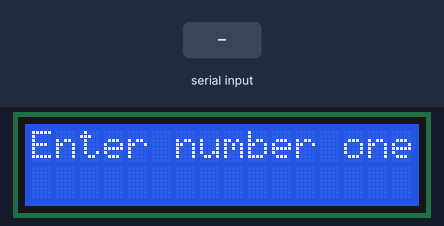
The sketch below on a simulated Arduino Uno, built with avr-gcc and run on an emulated ATmega328P. Shown: 16×2 character LCD. Inputs (shaded band) come from the test bench.

Above: at 1.2 s.
1.3 s: "90/45\n" received over Serial
At 2.6 s:
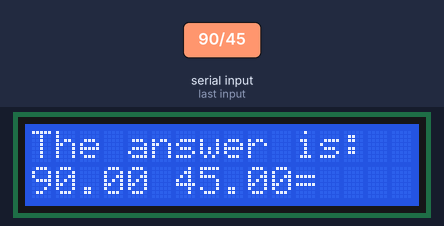
3.8 s: "0\n" received over Serial
At 6.56 s:
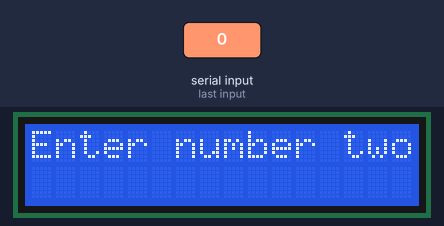
6.8 s: "30/150\n" received over Serial
At 9.0 s:
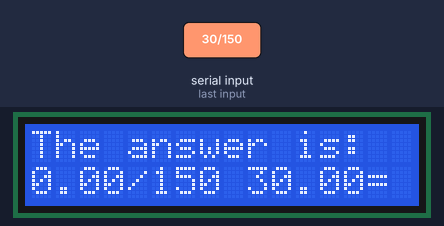
9.3 s: "5\n" received over Serial
At 12.06 s:
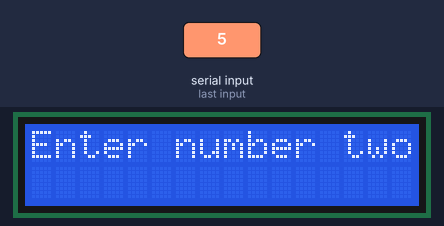
12.3 s: "1/90/45\n" received over Serial
At 14.5 s:
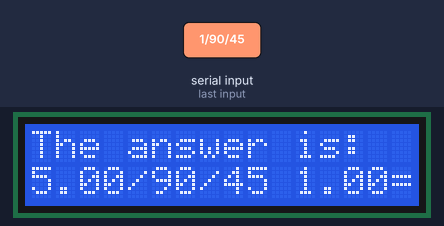
14.8 s: "90\n" received over Serial
At 18.56 s:
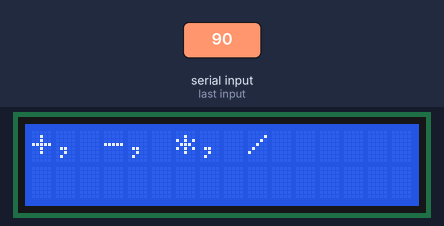
Timing chart, 0 to 18.8 s (numbered marks = the images above; inputs shaded):
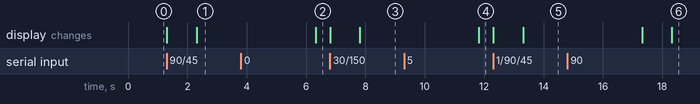

The sketch:

48-LCD-Calc.ino
```cpp
/**
 * Homework 48 - LCD Calc
 */

 #include <LiquidCrystal.h>

int rs = 7;
int en = 8;
int d4 = 9;
int d5 = 10;
int d6 = 11;
int d7 = 12;

LiquidCrystal lcd(rs,en,d4,d5,d6,d7);

int dt = 4000;

float number1;
float number2;
String operation;

void setup() {
  //16 columns, 2 rows
  lcd.begin(16,2);
  Serial.begin(9600);
}

void loop() {
  lcd.clear();
  lcd.setCursor(0, 0);
  lcd.print("Enter number one:");
  while(Serial.available() == 0){

  }
  number1 = Serial.parseFloat();
  lcd.setCursor(0, 0);
  lcd.print("Enter number two:");
  while(Serial.available() == 0){

  }
  number2 = Serial.parseFloat();
  lcd.clear();
  lcd.print("+, -, *, /");
  while(Serial.available() == 0){

  }
  operation = Serial.readString();

  lcd.clear();
  lcd.setCursor(0, 0);
  lcd.print("The answer is:");
  lcd.setCursor(0,1);
  lcd.print(number1);
  lcd.print(operation);
  lcd.print(number2);
  lcd.print("=");
  if(operation == "+"){
    lcd.print(number1 + number2);
  } else if(operation == "-"){
    lcd.print(number1 - number2);
  } else if(operation == "*"){
    lcd.print(number1 * number2);
  } else if(operation == "/"){
    lcd.print(number1 / number2);
  }

  delay(dt);

}
```

Measured:
- after the input at 1.3 s, the display: first changes at once (image 1 shows a later state)
- after the input at 3.8 s, the display: changes after 2.5 s (image 2)
- after the input at 9.3 s, the display: changes after 2.5 s (image 4)
- after the input at 14.8 s, the display: first changes after 2.5 s (image 6 shows a later state)
